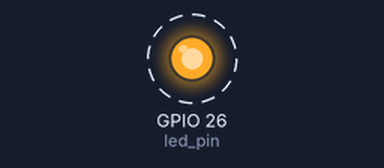
The program below on a simulated Raspberry Pi (BCM pin numbers). On the bench: output pins drawn as LEDs (lit = HIGH). Dashed ring = blinking.

Above: at 0.1 s.
Timing chart, 0 to 3.0 s (numbered marks = the images above):
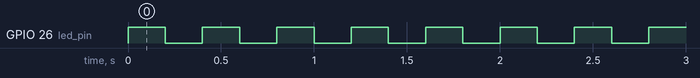

Measured:
- by itself, GPIO 26 (led_pin): alternates HIGH for 0.20 s and LOW for 0.20 s

The program:

blinking_led.py
```python
import time
import RPi.GPIO as GPIO

# Mendefinisikan pin GPIO LED
led_pin = 26

# Mengatur mode GPIO menjadi GPIO.BCM
GPIO.setmode(GPIO.BCM)
# Mengatur pin LED sebagai output
GPIO.setup(led_pin, GPIO.OUT)

try:
    while True:
        # Mengaktifkan pin LED
        GPIO.output(led_pin, GPIO.HIGH)
        # Menunggu selama 0.2 detik
        time.sleep(0.2)
        # Mematikan pin LED
        GPIO.output(led_pin, GPIO.LOW)
        # Menunggu selama 0.2 detik
        time.sleep(0.2)
except KeyboardInterrupt:
    # CTRL+C terdeteksi, membersihkan dan menghentikan program
    GPIO.cleanup()
```
